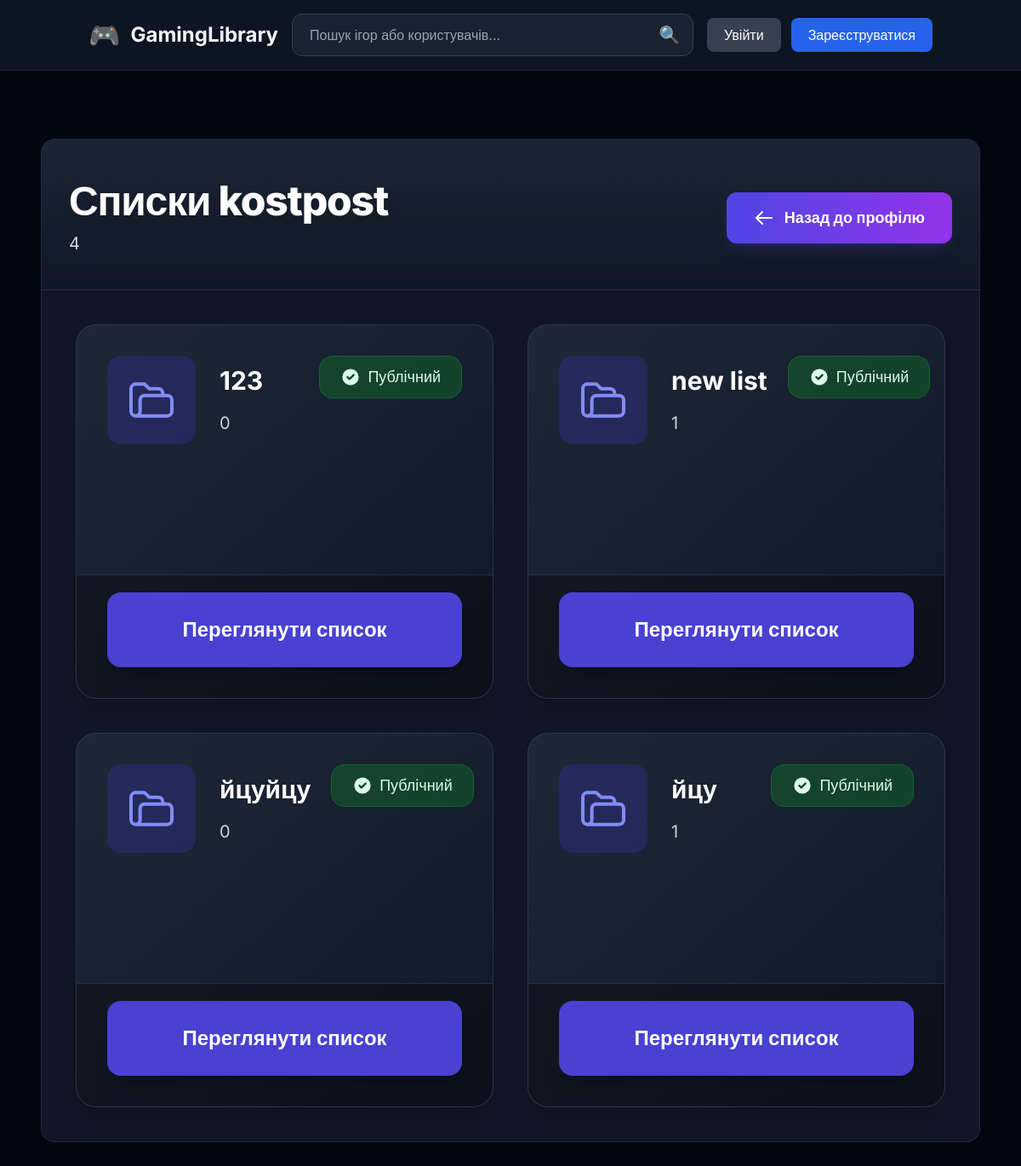
The app's page /profile/kostpost/lists/ with its own data.
### games/aut/models.py (models this page shows, shortened)
class UserList(models.Model):
    user = models.ForeignKey(User, on_delete=models.CASCADE, related_name='lists')
    name = models.CharField(max_length=100, verbose_name="Назва списку")
    created_at = models.DateTimeField(auto_now_add=True)
    updated_at = models.DateTimeField(auto_now=True)
    is_private = models.BooleanField(default=False)
    class Meta:
        unique_together = ('user', 'name')
        verbose_name = "Список ігор"
        verbose_name_plural = "Списки ігор"
        ordering = ['name']

### views/profile.py (the view)
# urls.py: path('profile/<str:username>/lists/', profile.user_lists_all, name='user_lists_all'),
def user_lists_all(request, username):
    profile_user = get_object_or_404(User, username=username)
    is_own_profile = request.user.is_authenticated and request.user == profile_user
    user_lists = profile_user.lists.all().order_by('-created_at') if is_own_profile \
        else profile_user.lists.filter(is_private=False).order_by('-created_at')
    context = {
        'profile_user': profile_user,
        'user_lists': user_lists,
        'total_lists': user_lists.count(),
        'is_own_profile': is_own_profile,
    }
    return render(request, 'user_lists_all.html', context)

### templates/user_lists_all.html (shortened to what this page needs)
{% extends "base.html" %}
{% load humanize %}
{% block content %}
<div class="min-h-screen pt-12 pb-24 px-4 sm:px-6 lg:px-8">
    <div class="max-w-7xl mx-auto">
        <div class="bg-gray-900/95 backdrop-blur-xl rounded-2xl shadow-2xl border border-gray-700/50 overflow-hidden">
            <div class="bg-gradient-to-b from-gray-800/80 to-gray-900/60 px-8 pt-12 pb-10 border-b border-gray-700/50">
                <div class="flex flex-col sm:flex-row sm:items-center justify-between gap-6">
                    <div>
                        <h1 class="text-4xl sm:text-5xl font-extrabold text-white tracking-tight drop-shadow-lg">
                            Списки {{ profile_user.username }}
                        </h1>
                        <p class="mt-3 text-xl text-gray-300">
                            {{ total_lists }} {{ total_lists|pluralize:"список,списки,списків" }}
                        </p>
                    </div>
                    <a href="{% url 'profile_by_username' profile_user.username %}"
                       class="inline-flex items-center gap-3 px-8 py-4 bg-gradient-to-r from-indigo-600 to-purple-600 hover:from-indigo-700 hover:to-purple-700 text-white font-semibold rounded-xl shadow-lg shadow-indigo-900/40 hover:shadow-indigo-700/60 transition-all duration-300 transform hover:scale-105 active:scale-95 text-lg">
                        <svg class="w-6 h-6" fill="none" stroke="currentColor" viewBox="0 0 24 24">
                            <path stroke-linecap="round" stroke-linejoin="round" stroke-width="2" d="M10 19l-7-7m0 0l7-7m-7 7h18" />
                        </svg>
                        <span>Назад до профілю</span>
                    </a>
                </div>
            </div>
            <div class="p-8 lg:p-10">
                {% if user_lists %}
                <div class="grid grid-cols-1 sm:grid-cols-2 gap-8 lg:gap-10 xl:gap-12">
                    {% for lst in user_lists %}
                    <div class="group relative bg-gradient-to-br from-gray-800/95 to-gray-900/95 rounded-3xl overflow-hidden border border-gray-700/70 hover:border-indigo-500/70 transition-all duration-400 shadow-xl hover:shadow-2xl hover:shadow-indigo-900/50 backdrop-blur-md min-h-[440px] flex flex-col">
                        <div class="p-9 pb-6 flex-grow">
                            <div class="flex items-start justify-between gap-6 mb-7">
                                <div class="flex items-center gap-7 flex-1">
                                    <div class="p-5 bg-indigo-900/50 rounded-2xl group-hover:bg-indigo-800/60 transition-colors duration-300">
                                        <svg class="w-16 h-16 text-indigo-400" fill="none" stroke="currentColor" viewBox="0 0 24 24">
                                            <path stroke-linecap="round" stroke-linejoin="round" stroke-width="1.5" d="M5 19a2 2 0 01-2-2V7a2 2 0 012-2h4l2 2h4a2 2 0 012 2v1M5 19h14a2 2 0 002-2v-5a2 2 0 00-2-2H9a2 2 0 00-2 2v5a2 2 0 01-2 2z" />
                                        </svg>
                                    </div>
                                    <div class="flex-1 min-w-0">
                                        <h3 class="text-3xl font-bold text-white group-hover:text-indigo-300 transition-colors duration-300 leading-tight truncate">
                                            {{ lst.name }}
                                        </h3>
                                        <p class="mt-4 text-xl text-gray-300">
                                            {{ lst.games.count }} {{ lst.games.count|pluralize:"гра,гри,ігор" }}
                                        </p>
                                    </div>
                                </div>
                                {% if lst.is_private %}
                                <span class="inline-flex items-center px-6 py-2.5 bg-red-900/70 text-red-100 text-lg font-medium rounded-2xl border border-red-700/50 whitespace-nowrap">
                                    <svg class="w-6 h-6 mr-2" fill="currentColor" viewBox="0 0 20 20">
                                        <path fill-rule="evenodd" d="M5 9V7a5 5 0 0110 0v2a2 2 0 012 2v5a2 2 0 01-2 2H5a2 2 0 01-2-2v-5a2 2 0 012-2zm8-2v2H7V7a3 3 0 016 0z" clip-rule="evenodd" />
                                    </svg>
                                    Приватний
                                </span>
                                {% else %}
                                <span class="inline-flex items-center px-6 py-2.5 bg-green-900/70 text-green-100 text-lg font-medium rounded-2xl border border-green-700/50 whitespace-nowrap">
                                    <svg class="w-6 h-6 mr-2" fill="currentColor" viewBox="0 0 20 20">
                                        <path fill-rule="evenodd" d="M10 18a8 8 0 100-16 8 8 0 000 16zm3.707-9.293a1 1 0 00-1.414-1.414L9 10.586 7.707 9.293a1 1 0 00-1.414 1.414l2 2a1 1 0 001.414 0l4-4z" clip-rule="evenodd" />
                                    </svg>
                                    Публічний
                                </span>
                                {% endif %}
                            </div>
                        </div>
                        {% if is_own_profile %}
                        <div class="px-9 pb-9 pt-5 border-t border-gray-700/60 bg-black/30 mt-auto">
                            <div class="grid grid-cols-1 sm:grid-cols-2 gap-6 mb-7">
                                <a href="{% url 'list_detail' lst.id %}"
                                   class="py-6 bg-gradient-to-r from-indigo-600 to-indigo-500 hover:from-indigo-700 hover:to-indigo-600 text-white font-bold text-center rounded-2xl transition shadow-xl hover:shadow-indigo-500/40 text-xl">
                                    Переглянути список
                                </a>
                                <form method="post" action="{% url 'toggle_list_privacy' lst.id %}" class="inline">
                                    {% csrf_token %}
                                    <button type="submit" class="w-full py-6 bg-purple-600/90 hover:bg-purple-700 text-white font-bold rounded-2xl transition text-xl shadow-xl hover:shadow-purple-500/40">
                                        {% if lst.is_private %}Зробити публічним{% else %}Зробити приватним{% endif %}
                                    </button>
                                </form>
                            </div>
                            <div class="grid grid-cols-1 sm:grid-cols-2 gap-6">
                                <form method="post" action="{% url 'rename_list' lst.id %}">
                                    {% csrf_token %}
                                    <div class="flex flex-col gap-4">
                                        <input type="text" name="new_name" value="{{ lst.name }}" required
                                               class="w-full px-6 py-5 bg-gray-800 border border-gray-700 rounded-2xl text-white placeholder-gray-500 focus:outline-none focus:border-indigo-500 focus:ring-2 focus:ring-indigo-500/50 text-lg">
                                        <button type="submit" class="py-6 bg-yellow-600/90 hover:bg-yellow-700 text-white font-bold rounded-2xl transition shadow-xl hover:shadow-yellow-500/30 text-xl">
                                            Змінити назву
                                        </button>
                                    </div>
                                </form>
                                <form method="post" action="{% url 'delete_list' lst.id %}" class="inline">
                                    {% csrf_token %}
                                    <button type="submit" onclick="return confirm('Видалити список «{{ lst.name }}»? Це не можна скасувати.')"
                                            class="w-full py-6 bg-red-600/90 hover:bg-red-700 text-white font-bold rounded-2xl transition shadow-xl hover:shadow-red-500/40 text-xl">
                                        Видалити список
                                    </button>
                                </form>
                            </div>
                        </div>
                        {% else %}
                        <div class="px-9 pb-9 pt-5 border-t border-gray-700/60 bg-black/30 mt-auto">
                            <a href="{% url 'list_detail' lst.id %}"
                               class="block py-7 bg-indigo-600/90 hover:bg-indigo-700 text-white font-bold text-center rounded-2xl transition text-2xl shadow-xl hover:shadow-indigo-500/40">
                                Переглянути список
                            </a>
                        </div>
                        {% endif %}
                    </div>
                    {% endfor %}
                </div>
                {% endif %}
            </div>
        </div>
    </div>
</div>
{% endblock %}

### templates/base.html (shortened to what this page needs)
<!DOCTYPE html>
<html lang="uk" class="min-h-screen">
<head>
    <script src="https://cdn.tailwindcss.com"></script>
</head>
<body class="min-h-screen flex flex-col bg-gray-950 text-gray-100 overflow-x-hidden">
<header class="bg-gray-900/80 backdrop-blur-md border-b border-gray-800 sticky top-0 z-50">
    <div class="container mx-auto px-4 py-4 flex flex-col sm:flex-row items-center justify-between gap-4">
        <a href="{% url 'home' %}" class="flex items-center gap-3">
            <div class="text-3xl">🎮</div>
            <h1 class="text-2xl font-bold">GamingLibrary</h1>
        </a>
        <div class="flex-1 max-w-2xl">
            <form action="{% url 'search' %}" method="get" class="relative">
                <input type="text" name="q" placeholder="Пошук ігор або користувачів..."
                       value="{{ request.GET.q|default:'' }}"
                       class="w-full px-5 py-3 bg-gray-800/70 border border-gray-700 rounded-xl text-white placeholder-gray-400 focus:outline-none focus:ring-2 focus:ring-blue-500 transition"/>
                <button type="submit"
                        class="absolute right-4 top-1/2 -translate-y-1/2 text-gray-400 hover:text-white text-xl transition">
                    🔍
                </button>
            </form>
        </div>
        <div class="relative">
            {% if user.is_authenticated %}
            <button id="profile-button"
                    class="group flex items-center gap-3 hover:bg-gray-800/50 rounded-xl p-2 transition-all duration-200">
                <div class="w-10 h-10 rounded-full bg-gradient-to-br from-blue-500 to-purple-600 flex items-center justify-center text-white font-bold shadow-md">
                    {{ user.username|slice:":1"|upper }}
                </div>
                <span class="font-medium truncate max-w-36">{{ user.username }}</span>
                <svg id="dropdown-arrow"
                     class="w-5 h-5 text-gray-400 group-hover:text-white transition-transform duration-300"
                     fill="none" stroke="currentColor" viewBox="0 0 24 24">
                    <path stroke-linecap="round" stroke-linejoin="round" stroke-width="2" d="M19 9l-7 7-7-7"/>
                </svg>
            </button>
            <div id="profile-menu"
                 class="absolute right-0 mt-2 w-60 bg-gray-800 rounded-xl shadow-2xl border border-gray-700 hidden transition-all duration-300 z-50">
                <div class="py-2">
                    <a href="{% url 'profile_by_username' user.username %}"
                       class="block px-4 py-3 text-gray-300 hover:bg-gray-700/80 hover:text-white transition flex items-center gap-3">
                        <svg class="w-5 h-5" fill="none" stroke="currentColor" viewBox="0 0 24 24">
                            <path stroke-linecap="round" stroke-linejoin="round" stroke-width="2"
                                  d="M16 7a4 4 0 11-8 0 4 4 0 018 0zM12 14a7 7 0 00-7 7h14a7 7 0 00-7-7z"/>
                        </svg>
                        Мій профіль
                    </a>
                    <form action="{% url 'logout' %}" method="post" class="w-full">
                        {% csrf_token %}
                        <button type="submit"
                                class="block w-full text-left px-4 py-3 text-red-400 hover:bg-gray-700/80 transition flex items-center gap-3">
                            <svg class="w-5 h-5" fill="none" stroke="currentColor" viewBox="0 0 24 24">
                                <path stroke-linecap="round" stroke-linejoin="round" stroke-width="2"
                                      d="M17 16l4-4m0 0l-4-4m4 4H7m6 4v1a3 3 0 01-3 3H6a3 3 0 01-3-3V7a3 3 0 013-3h4a3 3 0 013 3v1"/>
                            </svg>
                            Вийти
                        </button>
                    </form>
                </div>
            </div>
            {% else %}
            <div class="flex gap-3">
                <a href="{% url 'login' %}"
                   class="px-5 py-2 bg-gray-700 hover:bg-gray-600 text-white rounded-lg transition">
                    Увійти
                </a>
                <a href="{% url 'register' %}"
                   class="px-5 py-2 bg-blue-600 hover:bg-blue-700 text-white rounded-lg transition">
                    Зареєструватися
                </a>
            </div>
            {% endif %}
        </div>
    </div>
</header>
<main class="flex-1 container mx-auto px-4 py-8 max-w-7xl">
    {% block content %}{% endblock %}
</main>
</body>
</html>

### templates/base.html (style rules this page uses)
body { font-family: 'Inter', sans-serif; }

### records on screen
UserList: name "123", games.count "0", is_private False (drawn)
UserList: name "new list", games.count "1", is_private False (drawn)
UserList: name "йцуйцу", games.count "0", is_private False (drawn)
UserList: name "йцу", games.count "1", is_private False (drawn)

### other values on screen
{{ profile_user.username }} "kostpost"
{{ total_lists }} "4"
